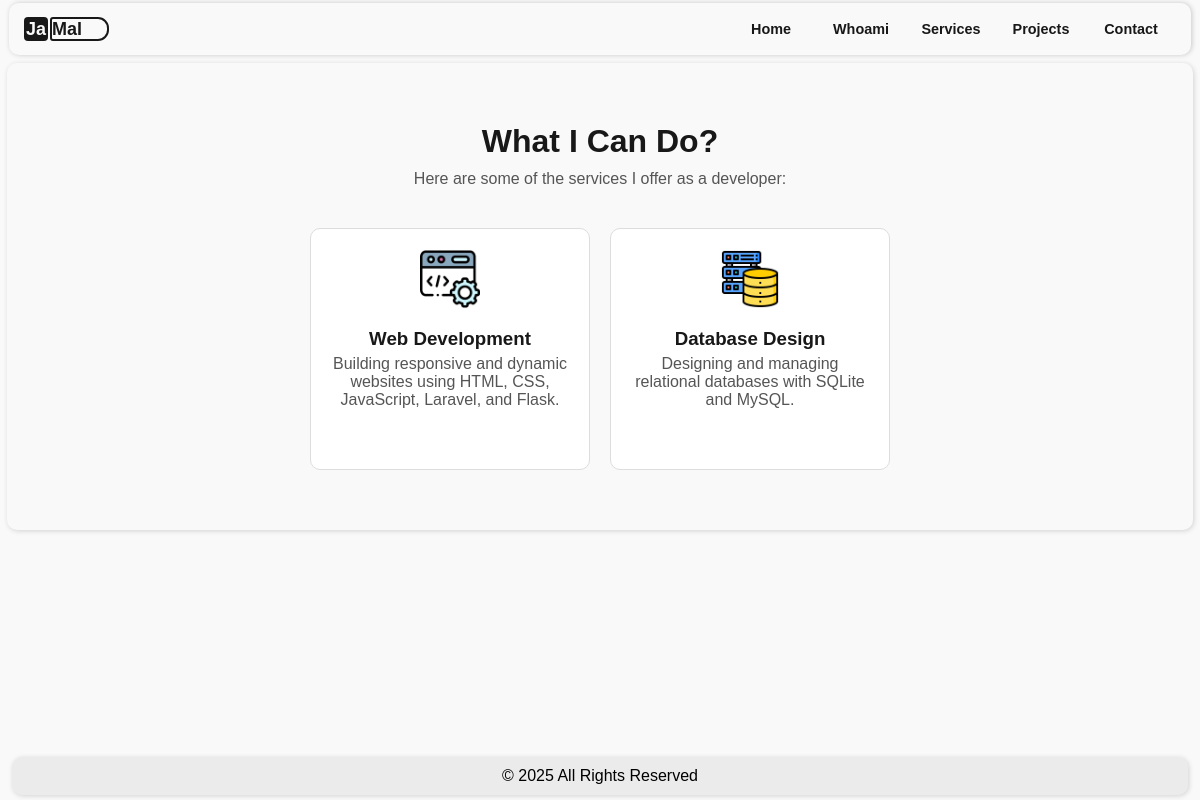
/services, run on the app's committed database.
### tables this page shows
CREATE TABLE services(id integer primary key AUTOINCREMENT ,img varchar(200), title varchar(30), description text);

### app.py (the view)
@app.route("/services")
def services():
    conn = get_db()
    c = conn.cursor()
    services = c.execute("SELECT * FROM services;").fetchall()
    return render_template("services.html", services = services)

### app.py (called while the page is built)
def get_db():
    try:
        conn = sqlite3.connect("data.db")
    except Exception as e:
        print(e)
    conn.row_factory = sqlite3.Row
    return conn

### templates/services.html (shortened to what this page needs)
{% extends "index.html"%}
{% block extra_css %}
    <link rel="stylesheet" href="../static/css/services.css">
{% endblock %}
{%block main%}
<section class="s6">
  <div class="h">
    <h2>What I Can Do?</h2>
  <p>Here are some of the services I offer as a developer:</p>
  </div>
  {% for service in services%}
    <div class="services-container">
    <div class="service-card">
      <img src="{{service['img']}}" alt="{{service['img']}}">
      <h3>{{service['title']}}</h3>
      <p>{{service['description']}}</p>
    </div>
  {%endfor%}
  </div>
</section>
{%endblock%}

### templates/index.html (shortened to what this page needs)
<!DOCTYPE html>
<html lang="en">
<head>
    <link rel="stylesheet" href="{{url_for('static', filename='css/home.css')}}">
    {% block extra_css %}{% endblock %}
</head>
<body class="dark">
    <header>
        <div class="logo">
            <span class="ja">Ja</span>
            <span class="mal">Mal</span>
        </div>
        <nav>
            <a href="{{ url_for('home') }}">Home</a>
            <a href="{{ url_for('whoiam') }}">Whoami</a>
            <a href="{{ url_for('services') }}">Services</a>
            <a href="{{ url_for('project') }}">Projects</a>
            <a href="{{ url_for('contact') }}">Contact</a>
        </nav>
    </header>
    <main>
        {%block main%}{%endblock%}
    </main>
    <footer>
        <p>&copy; 2025 All Rights Reserved</p>
    </footer>
</body>
</html>

### static/css/home.css (style rules this page uses)
* { padding: 0; margin: 0; box-sizing: border-box; }
:root { --bg-color: #f9f9f9; --text-color : rgb(24, 24, 24); --bg-nav: #f9f9f9bd; --blue-uniq: #0089b3a6; }
body { background: var(--bg-color); color: var(--text-color); display: flex; flex-direction: column; height: 100vh; justify-content: space-between; align-items: center; font-family: sans-serif; gap: 0; }
header { display: flex; justify-content: space-between; align-items: center; padding: 15px 15px; background: var(--bg-color); box-shadow: 1px 0px 5px rgb(201, 201, 201); margin: 3px 2px 2px; border-radius: 10px; position: fixed; z-index: 100; width: 98.5%; }
header .logo { font-weight: bold; font-size: large; }
header .logo .ja { color: var(--bg-color); background:var(--text-color); padding: 2px; margin-top: 3px; border-radius: 4px; }
header .logo .mal { padding-right: 25px; border: 2px solid var(--text-color); border-radius: 3px; border-top-right-radius: 11px; border-bottom-right-radius: 11px; margin-left: -3px; }
header nav { display: flex; }
header nav a { text-decoration: none; color: var(--text-color); font-family: sans-serif; font-weight: bold; font-size:0.9rem; width: 90px; text-align: center; padding: 3px 0px; position: relative; }
header nav a::after { content: ""; height: 2px; width: 0; opacity: 0; position: absolute; background-color: var(--text-color); bottom: -4px; left: 50%; transition: 0.5s; transform: translateX(-50%); }
main { margin-top: 60px; flex-direction: column; gap: 10px; width: 100%; }
footer { padding: 10px; text-align: center; box-shadow: 1px 1px 5px rgb(211, 211, 211); margin: 5px 7px 5px 7px; border-radius: 10px; width: 98%; background-color: rgba(0, 0, 0, 0.055); color: rgb(0, 0, 0); }

### static/css/services.css (style rules this page uses)
.s6 { padding: 60px; text-align: center; background-color: #f9f9f9; display: flex; flex-direction: column; justify-content: center; align-items: center; box-shadow: 1px 1px 5px rgb(211, 211, 211); margin: 3px 7px 5px 7px; border-radius: 10px; }
.s6 h2 { font-size: 32px; margin-bottom: 10px; }
.s6 p { color: #555; margin-bottom: 40px; }
.services-container { display: flex; justify-content: center; flex-wrap: wrap; gap: 20px; }
.service-card { background: white; border: 1px solid #ddd; border-radius: 10px; padding: 20px; width: 280px; transition: 0.3s; }
.service-card img { width: 60px; margin-bottom: 15px; }
.service-card h3 { margin-bottom: 5px; }
.service-card p { margin-top: 5px; }

### data on the page
services: img (picture), title "Web Development", description "Building responsive and dynamic websites using HTML, CSS, JavaScript, Laravel, and Flask."
services: img (picture), title "Database Design", description "Designing and managing relational databases with SQLite and MySQL."
